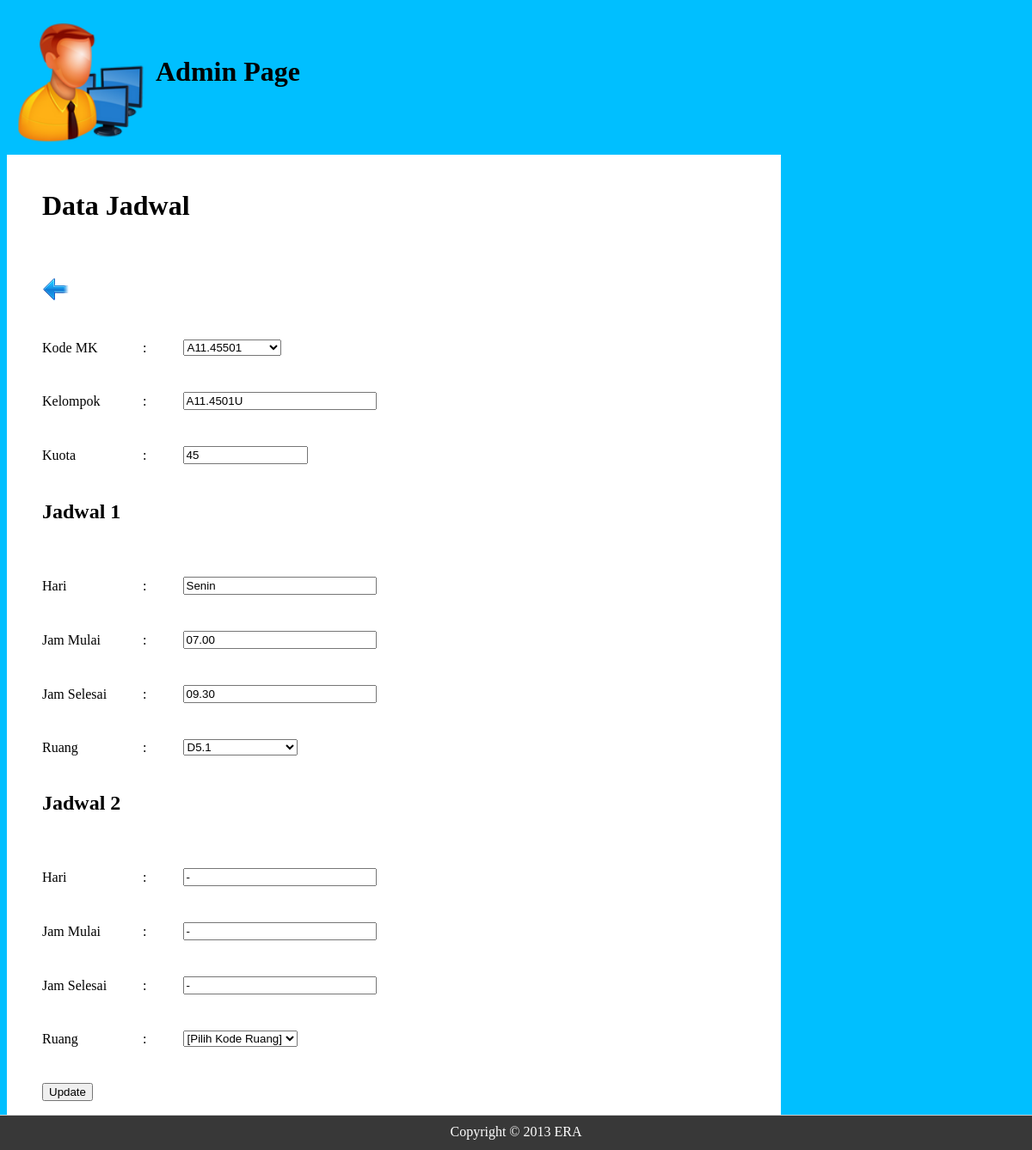
The app's page /formupdatejadwal.php?id=1 with its own data.
### tables this page shows
CREATE TABLE IF NOT EXISTS `data_jadwal` (
  `id_jadwal` int(11) NOT NULL AUTO_INCREMENT,
  `kodemk` varchar(20) NOT NULL,
  `kelompok` varchar(20) NOT NULL,
  `hari` varchar(20) NOT NULL,
  `jammulai` varchar(20) NOT NULL,
  `jamselesai` varchar(20) NOT NULL,
  `kuota` int(11) NOT NULL,
  `koderuang` varchar(20) NOT NULL,
  `hari2` varchar(11) NOT NULL,
  `jammulai2` varchar(11) NOT NULL,
  `jamselesai2` varchar(11) NOT NULL,
  `koderuang2` varchar(11) NOT NULL,
  PRIMARY KEY (`id_jadwal`)
);

CREATE TABLE IF NOT EXISTS `data_matkul` (
  `id_matkul` int(11) NOT NULL AUTO_INCREMENT,
  `kodemk` varchar(20) NOT NULL,
  `namamk` varchar(50) NOT NULL,
  `sks` int(11) NOT NULL,
  `tp` varchar(5) NOT NULL,
  `semester` int(11) NOT NULL,
  PRIMARY KEY (`id_matkul`)
);

CREATE TABLE IF NOT EXISTS `data_ruang` (
  `id_ruang` int(11) NOT NULL AUTO_INCREMENT,
  `koderuang` varchar(11) NOT NULL,
  `kapasitas` int(11) NOT NULL,
  PRIMARY KEY (`id_ruang`)
);

### formupdatejadwal.php (the view, shortened to what this page needs)
<html>
<head>
	<link rel="stylesheet" type="text/css" href="CSS/layout.css"/>
	<link rel="stylesheet" type="text/css" href="CSS/font.css"/>
	<link rel="stylesheet" type="text/css" href="CSS/element.css"/>
</head>
<body>
	<div id="container">
	<div id="header">
		<table border="0" cellspacing="10">
			<tr>
				<td><img src="Images/admin.png" width="150" height="150" /></td>
				<td><h1>Admin Page</h1></td>
			</tr>
		</table>
	</div>
	<div id="cpanel">
		<form action="updatejadwal.php?id=<?php echo $_GET['id']; ?> " method="POST" name="formjadwal" >
		<table border="0" cellspacing="40">
			<tr>
				<td colspan="3"><h1>Data Jadwal</h1></td>
			</tr>
			<tr>
				<td>
					<a href="tampiljadwal.php" title="Kembali"><img src="Images/back.png" /></a>
				</td>
			</tr>
			<?php
					$id = $_GET['id'];
					$tampil = "SELECT * FROM data_jadwal
								WHERE id_jadwal='$id';";
					$querytampil = mysql_query($tampil);
					while($hasil = mysql_fetch_array($querytampil)) {
						$kode = $hasil['kodemk'];
						$kelompok = $hasil['kelompok'];
						$hari = $hasil['hari'];
						$jamm = $hasil['jammulai'];
						$jams = $hasil['jamselesai'];
						$ruang = $hasil['koderuang'];
						$hari2 = $hasil['hari2'];
						$jamm2 = $hasil['jammulai2'];
						$jams2 = $hasil['jamselesai2'];
						$kuota = $hasil['kuota'];
				?>
			<tr>
				<td>Kode MK</td>
				<td>:</td>
				<td>
					<select name="kodemk">
						<?php
							$tampil = "SELECT * FROM data_matkul";
							$querytampil = mysql_query($tampil);
							while($hasil = mysql_fetch_array($querytampil)) {
								$kodemk = $hasil['kodemk'];
						?>
								<option value="<?php echo $kodemk; ?>" <?php if($kodemk==$kode) echo "selected"; ?>><?php echo $kodemk; ?></option>
						<?php
							}
						?>
					</select>
				</td>
			</tr>
			<tr>
				<td>Kelompok</td>
				<td>:</td>
				<td><input type="text" name="kelompok" size="25" value="<?php echo $kelompok; ?>" /></td>
			</tr>
			<tr>
				<td>Kuota</td>
				<td>:</td>
				<td><input type="text" name="kuota" size="15" value="<?php echo $kuota; ?>" /></td>
			</tr>
			<tr>
				<td colspan="3"><h2>Jadwal 1</h2></td>
			</tr>
			<tr>
				<td>Hari</td>
				<td>:</td>
				<td><input type="text" name="hari" size="25" value="<?php echo $hari; ?>" /></td>
			</tr>
			<tr>
				<td>Jam Mulai</td>
				<td>:</td>
				<td><input type="text" name="jamm" size="25" value="<?php echo $jamm; ?>" /></td>
			</tr>
			<tr>
				<td>Jam Selesai</td>
				<td>:</td>
				<td><input type="text" name="jams" size="25" value="<?php echo $jams; ?>" /></td>
			</tr>
			<tr>
				<td>Ruang</td>
				<td>:</td>
				<td>
					<select name="ruang">
						<?php
							$tampil = "SELECT * FROM data_ruang";
							$querytampil = mysql_query($tampil);
							while($hasil = mysql_fetch_array($querytampil)) {
								$koderuang = $hasil['koderuang'];
						?>
								<option value="<?php echo $koderuang; ?>" <?php if($koderuang==$ruang) echo "selected"; ?>><?php echo $koderuang; ?></option>
						<?php
							}
						?>
					</select>
				</td>
			</tr>
			<tr>
				<td colspan="3"><h2>Jadwal 2</h2></td>
			</tr>
			<tr>
				<td>Hari</td>
				<td>:</td>
				<td><input type="text" name="hari2" size="25" value="<?php echo $hari2; ?>" /></td>
			</tr>
			<tr>
				<td>Jam Mulai</td>
				<td>:</td>
				<td><input type="text" name="jamm2" size="25" value="<?php echo $jamm2; ?>" /></td>
			</tr>
			<tr>
				<td>Jam Selesai</td>
				<td>:</td>
				<td><input type="text" name="jams2" size="25" value="<?php echo $jams2; ?>" /></td>
			</tr>
			<tr>
				<td>Ruang</td>
				<td>:</td>
				<td>
					<select name="ruang2">
						<option value="-" selected>[Pilih Kode Ruang]</option>
						<?php
							$tampil = "SELECT * FROM data_ruang";
							$querytampil = mysql_query($tampil);
						?>
					</select>
				</td>
			</tr>
			<tr>
				<td colspan="3">
					<input type="submit" name="update" value="Update" />
				</td>
			</tr>
		</table>
		<?php
			}
		?>
		</form>
	</div>
	</div>
	<div id="footer">Copyright &copy; 2013 ERA</div>
</body>
</html>

### CSS/layout.css (style rules this page uses)
#container { margin: auto; width: 1200px; }
#footer { background-color: #383838; border-top: 1px solid #ccc; bottom: 0; color: #ffffff; height: 20px; padding: 10px; position: fixed; top: auto; left: 0; right: 0; z-index: 101; text-align:center; }
body { background-color: #00BFFF; }
#cpanel { background: white; margin-top: 0px; width: 900px; }

### CSS/element.css (style rules this page uses)
a:link { text-decoration: none; color: black; }

### records on screen
data_jadwal: kodemk "A11.45501", kelompok "A11.4501U", kuota "45", hari "Senin", jamm "07.00", jams "09.30", ruang "D5.1", hari2 "-", jamm2 "-", jams2 "-"
